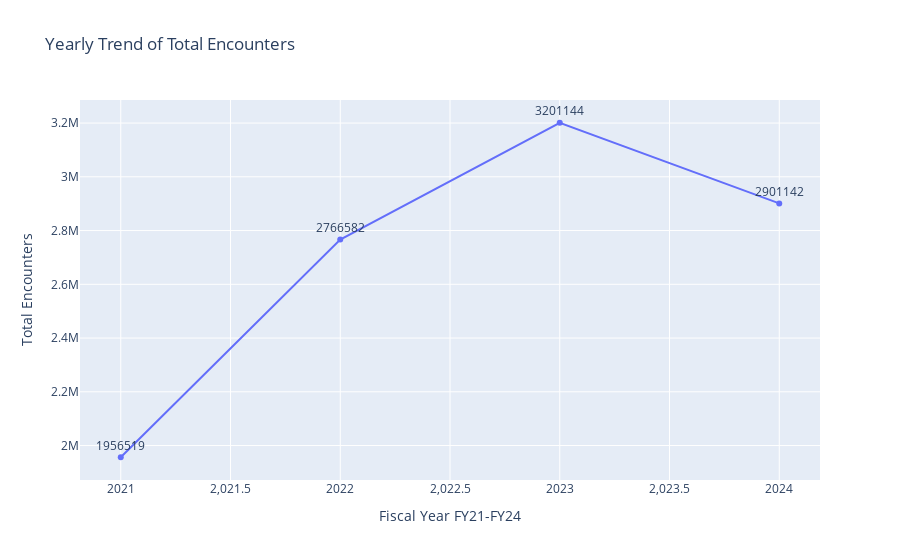

Notebook cell for this chart:
### Code cell
# 9. Create a yearly trend line for the Sum of Encounter Count by Fiscal Year. Add interactive table with plotly. Add trend line to the table.
fig = px.line(encounters_by_fiscal_year_stats, x='Fiscal Year', y='Encounter Count',
              title='Yearly Trend of Total Encounters',
              labels={'Encounter Count': 'Total Encounters'},
              text='Encounter Count')
fig.update_traces(textposition='top center')
fig.update_layout(yaxis_title='Total Encounters', xaxis_title='Fiscal Year FY21-FY24')
fig.show()

### Figure 1 — Plotly figure (JSON) as saved in the notebook; plotly's stock layout.template omitted (floating-point values rounded to 4 significant figures)
{"data": [{"hovertemplate": "Fiscal Year=%{x}<br>Total Encounters=%{text}<extra></extra>", "legendgroup": "", "line": {"color": "#636efa", "dash": "solid"}, "marker": {"symbol": "circle"}, "mode": "text+markers+lines", "name": "", "orientation": "v", "showlegend": false, "text": [1956519, 2766582, 3201144, 2901142], "textposition": "top center", "type": "scatter", "x": [2021, 2022, 2023, 2024], "xaxis": "x", "y": [1956519, 2766582, 3201144, 2901142], "yaxis": "y"}], "layout": {"legend": {"tracegroupgap": 0}, "title": {"text": "Yearly Trend of Total Encounters"}, "xaxis": {"anchor": "y", "domain": [0, 1], "title": {"text": "Fiscal Year FY21-FY24"}}, "yaxis": {"anchor": "x", "domain": [0, 1], "title": {"text": "Total Encounters"}}}}
